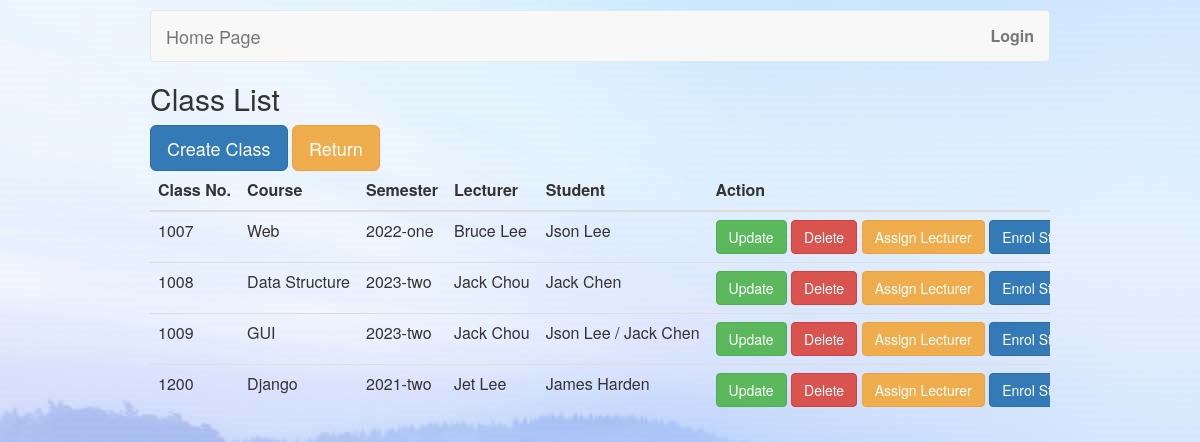
The app's page /classs/ with its own data.
### Scenario/models.py (models this page shows, shortened)
class Class(models.Model):
    number = models.IntegerField(null=True, blank=True)
    course = models.ForeignKey(Course, null=True, on_delete=models.CASCADE)
    semester = models.ForeignKey(Semester, null=True, on_delete=models.CASCADE)
    lecturer = models.ForeignKey(Lecturer, null=True, on_delete=models.CASCADE)
    student = models.ManyToManyField(Student, blank=True)

class Course(models.Model):
    code = models.CharField(max_length=255, null=True, blank=True)
    name = models.CharField(max_length=255, null=True, blank=True)
    semesters = models.ManyToManyField(Semester, blank=True)
    def __str__(self):
        return self.name

class Semester(models.Model):
    year = models.IntegerField(null=True, blank=True)
    semester = models.CharField(max_length=255, null=True, blank=True)
    def __str__(self):
        return str(self.year) + '-' + str(self.semester)

class Lecturer(models.Model):
    staff_id = models.IntegerField(null=True, blank=True)
    DOB = models.DateField(null=True, blank=True)
    user = models.OneToOneField(User, on_delete=models.CASCADE)
    def __str__(self):
        return self.user.first_name + " " + self.user.last_name

class Student(models.Model):
    student_id = models.IntegerField(null=True, blank=True)
    DOB = models.DateField(null=True, blank=True)
    user = models.OneToOneField(User, on_delete=models.CASCADE)
    def __str__(self):
        return self.user.first_name + " " + self.user.last_name

### Scenario/views.py (the view)
# urls.py: path('classs/', listClass.as_view(), name="class_list"),
class listClass(ListView):
    model = Class
    template_name = "class_list.html"

### templates/class_list.html (shortened to what this page needs)
{% extends 'base.html' %}
{% block content %}
    <h2>Class List</h2>
    <a class="btn btn-primary btn-lg" href="{% url 'class_create' %}" role="button">Create Class</a>
    <a class="btn btn-warning btn-lg" href="{% url 'admin_home' %}" role="button">Return</a>
    <div class="card-body table-responsive p-0">
        <table class="table table-hover text-nowrap">
            <thead>
            <tr>
                <th>Class No.</th>
                <th>Course</th>
                <th>Semester</th>
                <th>Lecturer</th>
                <th>Student</th>
                <th>Action</th>
            </tr>
            </thead>
            <tbody>
            {% for class in object_list %}
                <tr>
                    <td>{{ class.number }}</td>
                    <td>{{ class.course }}</td>
                    <td>{{ class.semester }}</td>
                    <td>{{ class.lecturer }} </td>
                    <td>
                        {% for student in class.student.all %}
                            {% if forloop.last %}
                                {{ student }}
                            {% else %}
                                {{ student }} /
                            {% endif %}
                        {% endfor %}
                    </td>
                    <td>
                        <a class="btn btn-success" href="{% url 'class_update' class.id %}" role="button">Update
                        </a>
                        <a class="btn btn-danger" href="{% url 'class_delete' class.id %}" role="button">Delete
                        </a>
                        <a class="btn btn-warning" href="{% url 'assign_lecturer' class.id %}" role="button">Assign
                            Lecturer
                        </a>
                        <a class="btn btn-primary" href="{% url 'enrol_student' class.id %}" role="button">Enrol Student
                        </a>
                    </td>
                </tr>
            {% endfor %}
            </tbody>
        </table>
    </div>
{% endblock %}

### templates/base.html (shortened to what this page needs)
{% load static %}
<!DOCTYPE html>
<html lang="zh-CN">
<head>
    <link href="{% static 'bootstrap-3.4.1-dist/css/bootstrap.min.css' %}" rel="stylesheet">
    {% block css %}
        <link href="{% static 'CSS/base.css' %}" rel="stylesheet"/>{% endblock %}
</head>
<body>
<nav class="navbar navbar-default">
    <div class="d-flex justify-content-center py-3">
        <div class="navbar-header">
            <a class="navbar-brand " href="#">Home Page</a>
        </div>
        <div class="collapse navbar-collapse" id="my-nav">
            <ul class="nav navbar-nav navbar-right">
                {% if user.is_authenticated %}
                    <li><a href="#">You are online!</a></li>
                    <li style="font-weight: bolder"><a href="{% url 'logout_user' %}">Logout</a></li>
                {% else %}
                    <li style="font-weight: bolder"><a href="{% url 'login_user' %}">Login</a></li>
                {% endif %}
            </ul>
        </div>
    </div>
</nav>
{% block content %}{% endblock %}
</body>
</html>

### static/CSS/base.css (style rules this page uses)
body { margin: 0 auto; padding:10px 150px 0 150px; background-image:url('CachedImage_1920_1080_POS4.jpg'); font-size: 16px; line-height: 1.5em; }

### records on screen
Class: number "1007", course "Web", semester "2022-one", lecturer "Bruce Lee"
Student: user.last_name "Json Lee"
Class: number "1008", course "Data Structure", semester "2023-two", lecturer "Jack Chou"
Student: user.last_name "Jack Chen"
Class: number "1009", course "GUI", semester "2023-two", lecturer "Jack Chou"
Class: number "1200", course "Django", semester "2021-two", lecturer "Jet Lee"
Student: user.last_name "James Harden"
